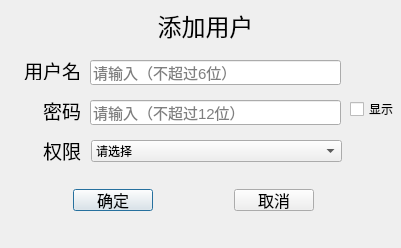
<?xml version="1.0" encoding="UTF-8"?>
<ui version="4.0">
 <class>Dlg_AddUser</class>
 <widget class="QDialog" name="Dlg_AddUser">
  <property name="geometry">
   <rect>
    <x>0</x>
    <y>0</y>
    <width>401</width>
    <height>248</height>
   </rect>
  </property>
  <property name="windowTitle">
   <string>Dialog</string>
  </property>
  <widget class="QWidget" name="widget_3" native="true">
   <property name="geometry">
    <rect>
     <x>10</x>
     <y>20</y>
     <width>411</width>
     <height>121</height>
    </rect>
   </property>
   <widget class="QLineEdit" name="le_username">
    <property name="geometry">
     <rect>
      <x>80</x>
      <y>40</y>
      <width>251</width>
      <height>25</height>
     </rect>
    </property>
    <property name="maximumSize">
     <size>
      <width>251</width>
      <height>16777215</height>
     </size>
    </property>
    <property name="font">
     <font>
      <pointsize>11</pointsize>
     </font>
    </property>
    <property name="text">
     <string/>
    </property>
    <property name="maxLength">
     <number>6</number>
    </property>
    <property name="placeholderText">
     <string>请输入（不超过6位）</string>
    </property>
   </widget>
   <widget class="QLabel" name="label_2">
    <property name="geometry">
     <rect>
      <x>0</x>
      <y>40</y>
      <width>71</width>
      <height>20</height>
     </rect>
    </property>
    <property name="font">
     <font>
      <pointsize>14</pointsize>
     </font>
    </property>
    <property name="text">
     <string>用户名</string>
    </property>
    <property name="alignment">
     <set>Qt::AlignRight|Qt::AlignTrailing|Qt::AlignVCenter</set>
    </property>
   </widget>
   <widget class="QWidget" name="widget_4" native="true">
    <property name="geometry">
     <rect>
      <x>0</x>
      <y>50</y>
      <width>411</width>
      <height>61</height>
     </rect>
    </property>
    <widget class="QLineEdit" name="le_password">
     <property name="geometry">
      <rect>
       <x>80</x>
       <y>30</y>
       <width>251</width>
       <height>25</height>
      </rect>
     </property>
     <property name="maximumSize">
      <size>
       <width>251</width>
       <height>16777215</height>
      </size>
     </property>
     <property name="font">
      <font>
       <pointsize>11</pointsize>
      </font>
     </property>
     <property name="maxLength">
      <number>12</number>
     </property>
     <property name="echoMode">
      <enum>QLineEdit::Password</enum>
     </property>
     <property name="placeholderText">
      <string>请输入（不超过12位）</string>
     </property>
    </widget>
    <widget class="QLabel" name="label_3">
     <property name="geometry">
      <rect>
       <x>0</x>
       <y>30</y>
       <width>71</width>
       <height>21</height>
      </rect>
     </property>
     <property name="font">
      <font>
       <pointsize>14</pointsize>
      </font>
     </property>
     <property name="text">
      <string>密码</string>
     </property>
     <property name="alignment">
      <set>Qt::AlignRight|Qt::AlignTrailing|Qt::AlignVCenter</set>
     </property>
    </widget>
    <widget class="QCheckBox" name="checkBox">
     <property name="geometry">
      <rect>
       <x>340</x>
       <y>30</y>
       <width>61</width>
       <height>18</height>
      </rect>
     </property>
     <property name="text">
      <string>显示</string>
     </property>
    </widget>
   </widget>
   <zorder>label_2</zorder>
   <zorder>widget_4</zorder>
   <zorder>le_username</zorder>
  </widget>
  <widget class="QWidget" name="widget" native="true">
   <property name="geometry">
    <rect>
     <x>10</x>
     <y>170</y>
     <width>388</width>
     <height>61</height>
    </rect>
   </property>
   <property name="toolTip">
    <string/>
   </property>
   <widget class="QPushButton" name="bin_save">
    <property name="geometry">
     <rect>
      <x>63</x>
      <y>19</y>
      <width>80</width>
      <height>22</height>
     </rect>
    </property>
    <property name="maximumSize">
     <size>
      <width>100</width>
      <height>16777215</height>
     </size>
    </property>
    <property name="font">
     <font>
      <pointsize>12</pointsize>
     </font>
    </property>
    <property name="text">
     <string>确定</string>
    </property>
   </widget>
   <widget class="QPushButton" name="bin_cancel">
    <property name="geometry">
     <rect>
      <x>224</x>
      <y>19</y>
      <width>80</width>
      <height>22</height>
     </rect>
    </property>
    <property name="maximumSize">
     <size>
      <width>100</width>
      <height>16777215</height>
     </size>
    </property>
    <property name="font">
     <font>
      <pointsize>12</pointsize>
     </font>
    </property>
    <property name="text">
     <string>取消</string>
    </property>
   </widget>
  </widget>
  <widget class="QLabel" name="lib_title">
   <property name="geometry">
    <rect>
     <x>0</x>
     <y>-10</y>
     <width>411</width>
     <height>71</height>
    </rect>
   </property>
   <property name="font">
    <font>
     <pointsize>18</pointsize>
    </font>
   </property>
   <property name="text">
    <string>添加用户</string>
   </property>
   <property name="alignment">
    <set>Qt::AlignCenter</set>
   </property>
  </widget>
  <widget class="QLabel" name="label_4">
   <property name="geometry">
    <rect>
     <x>10</x>
     <y>140</y>
     <width>71</width>
     <height>21</height>
    </rect>
   </property>
   <property name="font">
    <font>
     <pointsize>14</pointsize>
    </font>
   </property>
   <property name="text">
    <string>权限</string>
   </property>
   <property name="alignment">
    <set>Qt::AlignRight|Qt::AlignTrailing|Qt::AlignVCenter</set>
   </property>
  </widget>
  <widget class="QComboBox" name="cb_auth">
   <property name="geometry">
    <rect>
     <x>91</x>
     <y>140</y>
     <width>251</width>
     <height>22</height>
    </rect>
   </property>
   <item>
    <property name="text">
     <string>请选择</string>
    </property>
   </item>
   <item>
    <property name="text">
     <string>其他用户</string>
    </property>
   </item>
   <item>
    <property name="text">
     <string>采购员</string>
    </property>
   </item>
   <item>
    <property name="text">
     <string>管理员</string>
    </property>
   </item>
  </widget>
 </widget>
 <resources/>
 <connections/>
</ui>
